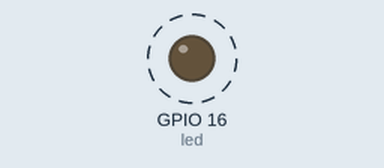
A program run on a simulated ESP8266 board running MicroPython. On the bench: output pins drawn as LEDs (lit = HIGH). Dashed ring = blinking.

Above: at 0.5 s.
Timing chart, 0 to 4.6 s (numbered marks = the images above):
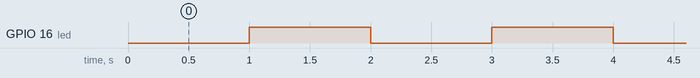

The program:

timerBlink.py
```python
#hardware platform: FireBeetle-ESP8266

from machine import Pin,Timer

led=Pin(16,Pin.OUT)              #create LED object
tim = Timer(1)                  #create tim object

def blink(t):
  led.value(not led.value())    #the value of led is opposite of the previous

tim.init(period=1000,mode=Timer.PERIODIC, callback=blink)   #tim init,callback blink() per second

#Catch exceptions,stop program if interrupted accidentally in the 'try'
try:
  while True:
    pass
except:
  tim.deinit()
```

Measured:
- by itself, GPIO 16 (led): alternates HIGH for 1.0 s and LOW for 1.0 s
